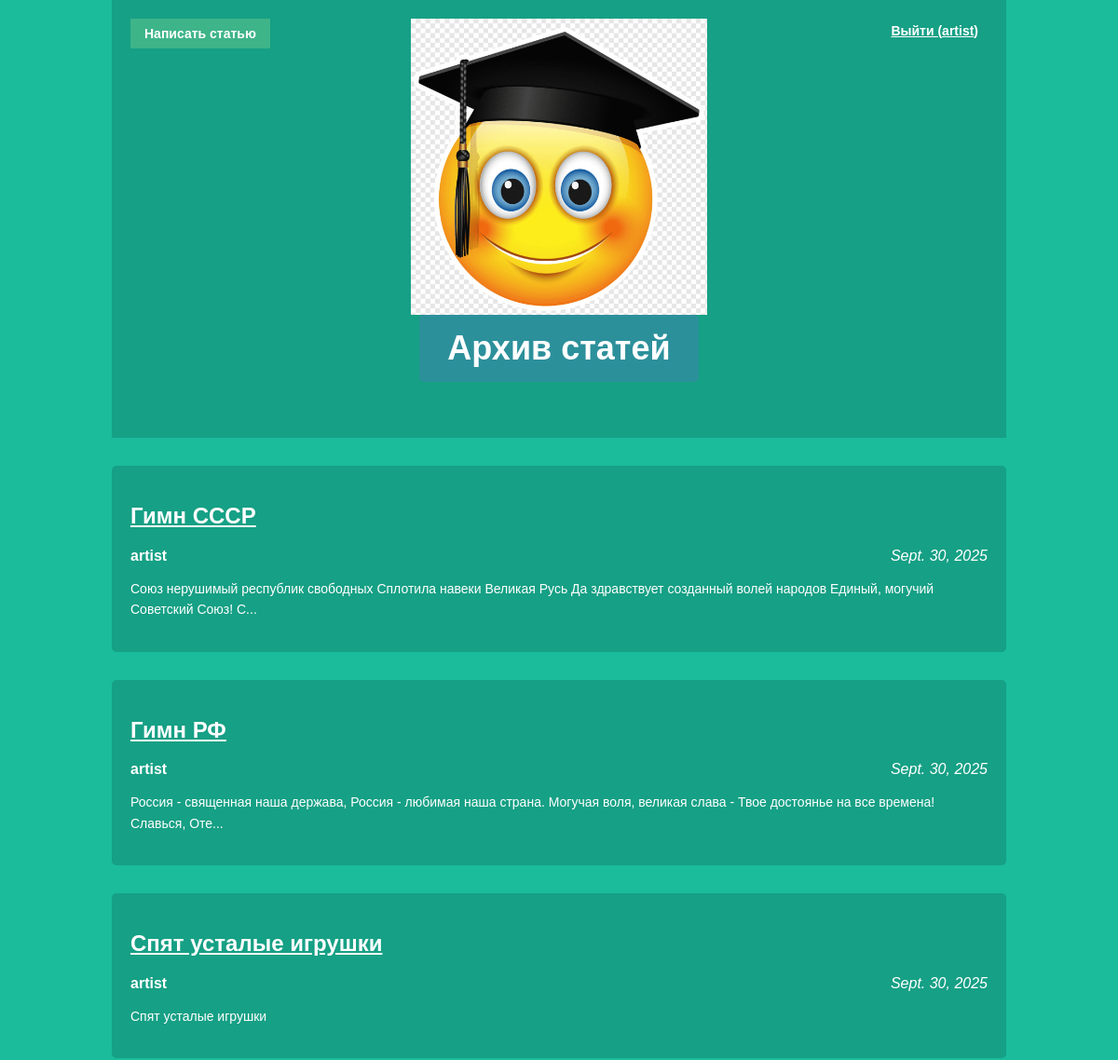
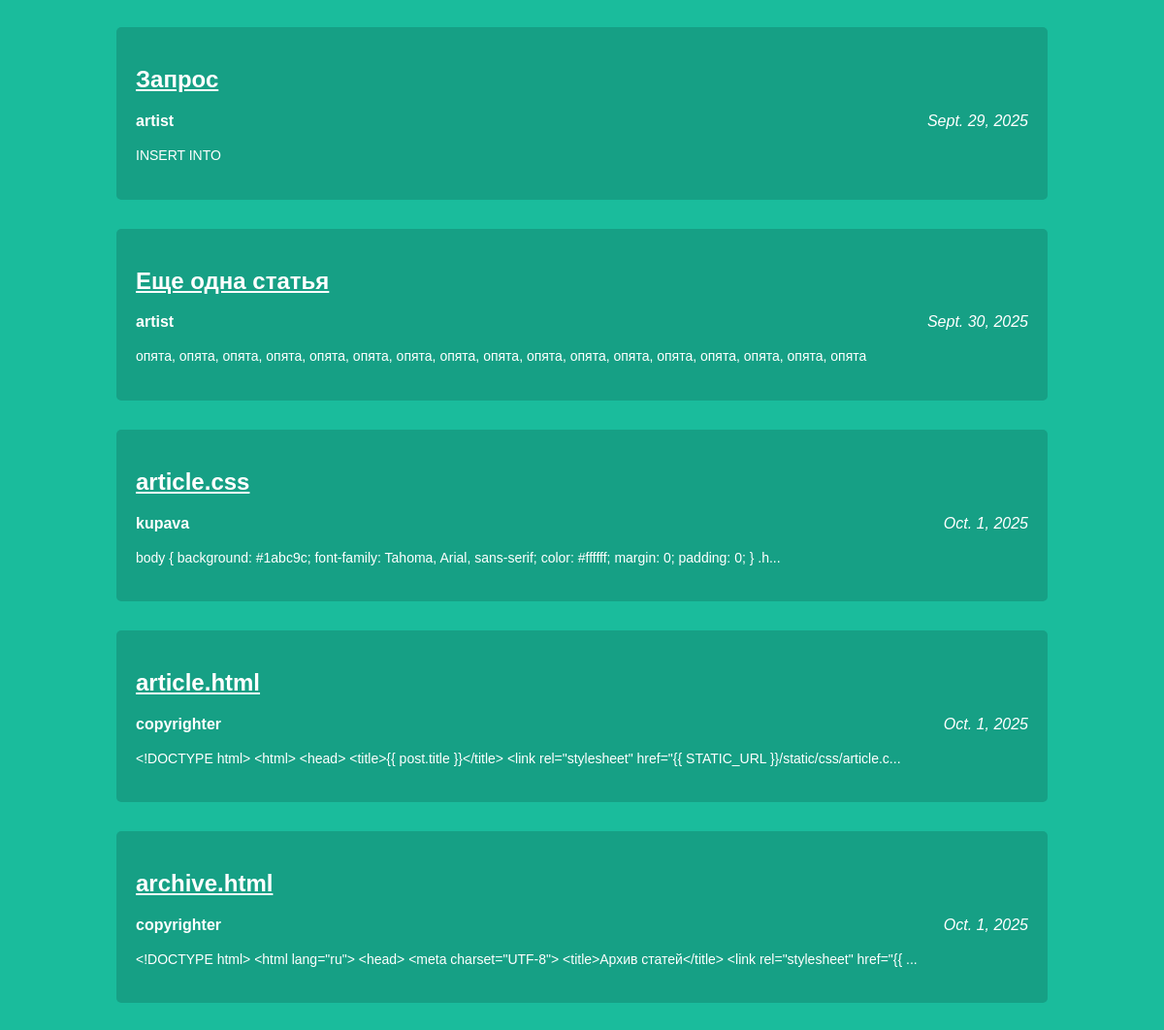
Screenshot of / (signed in) with the database file from the repository (2 pictures, top to bottom).
### articles/models.py (models this page shows, shortened)
class Article(models.Model):
    title = models.CharField(max_length=200)
    author = models.ForeignKey(User, on_delete=models.CASCADE)
    text = models.TextField()
    created_date = models.DateField(auto_now_add=True)
    def get_excerpt(self):
        return self.text[:140] + "..." if len(self.text) > 140 else self.text

### articles/views.py (the view)
# urls.py: path('', views.archive, name='archive'),
def archive(request):
    return render(request, 'archive.html', {"posts": Article.objects.all()})

### articles/templates/archive.html (shortened to what this page needs)
<!DOCTYPE html>
<html lang="ru">
<head>
    <link rel="stylesheet" href="{{ STATIC_URL }}/static/css/article.css">
</head>
<body class="archive">
    <div class="header">
        <img src="{{ STATIC_URL }}/static/example.png">
        <h1 class="page-title">Архив статей</h1>
        {% if user.is_authenticated %}
            <a href="{% url 'create_post' %}" class="create-post-link">Написать статью</a>
            <a href="{% url 'logout' %}" class="all-posts-link">Выйти ({{ user.username }})</a>
        {% else %}
            <a href="{% url 'login' %}" class="all-posts-link">Войти</a>
            <a href="{% url 'register' %}" class="all-posts-link" style="right: 100px;">Регистрация</a>
        {% endif %}
    </div>
    <div class="archive-content">
        {% for post in posts %}
        <div class="one-post">
            <h2 class="post-title">
                <a href="{% url 'get_article' article_id=post.id %}">
                    {{ post.title }}
                </a>
            </h2>
            <div class="article-info">
                <div class="article-author">{{ post.author.username }}</div>
                <div class="article-created-date">{{ post.created_date }}</div>
            </div>
            <p class="article-text">{{ post.get_excerpt }}</p>
        </div>
        {% endfor %}
    </div>
</body>
</html>

### articles/static/css/article.css (style rules this page uses)
body { background: #1abc9c; font-family: Tahoma, Arial, sans-serif; color: #ffffff; margin: 0; padding: 0; }
.header { text-align: center; margin-bottom: 30px; position: relative; background-color: #16a085; padding: 20px 0; }
.header img { display: block; width: 318px; margin-left: auto; margin-right: auto; }
.page-title { color: #ffffff; font-size: 36px; margin: 0 auto; padding: 15px 30px; background-color: #2c909b; display: inline-block; border-radius: 5px; }
.all-posts-link { position: absolute; top: 20px; right: 20px; color: #ffffff; text-decoration: underline; font-size: 14px; padding: 5px 10px; font-weight: bold; }
.archive { width: 960px; margin-left: auto; margin-right: auto; }
.archive h1 { text-align: center; font-size: 36px; margin-bottom: 40px; }
.one-post { background-color: #16a085; padding: 20px; margin-bottom: 30px; border-radius: 5px; }
.post-title a { color: #ffffff; text-decoration: underline; }
.article-info { overflow: hidden; margin-bottom: 15px; font-size: 16px; }
.article-author { width: 50%; float: left; font-weight: bold; }
.article-created-date { width: 50%; float: right; text-align: right; font-style: italic; }
.article-text { font-size: 14px; line-height: 1.6; }
.create-post-link { position: absolute; top: 20px; left: 20px; color: #ffffff; background-color: #3eb489; padding: 8px 15px; font-size: 14px; font-weight: bold; text-decoration: none; display: inline-block; }

### rows the page displays
Article: title "Гимн СССР", author.username "artist", created_date "Sept. 30, 2025", get_excerpt "Союз нерушимый республик свободных Сплотила навеки Великая Русь Да здравствует созданный волей народов Единый, могучий Советский Союз! С..."
Article: title "Гимн РФ", author.username "artist", created_date "Sept. 30, 2025", get_excerpt "Россия - священная наша держава, Россия - любимая наша страна. Могучая воля, великая слава - Твое достоянье на все времена! Славься, Оте..."
Article: title "Спят усталые игрушки", author.username "artist", created_date "Sept. 30, 2025", get_excerpt "Спят усталые игрушки"
Article: title "Запрос", author.username "artist", created_date "Sept. 29, 2025", get_excerpt "INSERT INTO"
Article: title "Еще одна статья", author.username "artist", created_date "Sept. 30, 2025", get_excerpt "опята, опята, опята, опята, опята, опята, опята, опята, опята, опята, опята, опята, опята, опята, опята, опята, опята"
Article: title "article.css", author.username "kupava", created_date "Oct. 1, 2025", get_excerpt "body { background: #1abc9c; font-family: Tahoma, Arial, sans-serif; color: #ffffff; margin: 0; padding: 0; } .h..."
Article: title "article.html", author.username "copyrighter", created_date "Oct. 1, 2025", get_excerpt "<!DOCTYPE html> <html> <head> <title>{{ post.title }}</title> <link rel=\"stylesheet\" href=\"{{ STATIC_URL }}/static/css/article.c..."
Article: title "archive.html", author.username "copyrighter", created_date "Oct. 1, 2025", get_excerpt "<!DOCTYPE html> <html lang=\"ru\"> <head> <meta charset=\"UTF-8\"> <title>Архив статей</title> <link rel=\"stylesheet\" href=\"{{ ..."

### other values shown
{{ user.username }} "artist"
